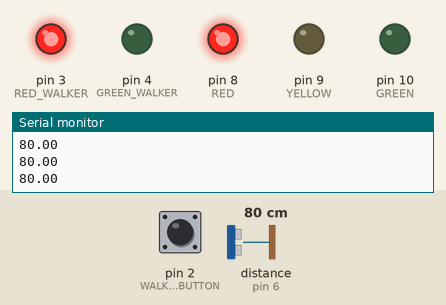
A sketch run on a simulated Arduino Uno, built with avr-gcc and run on an emulated ATmega328P. On the bench: output pins drawn as LEDs (lit = HIGH), the last lines printed to the serial monitor. The test bench sets the inputs (shaded band); at power-on: distance to the obstacle (sensor on pin 6) 80 cm, pin 2 (WALKER_BUTTON) LOW. The echo pulse lasts 58.3 µs per cm.

Above: at 1.2 s.
1.3 s: distance to the obstacle (sensor on pin 6) set to 33 cm
3.6 s: distance to the obstacle (sensor on pin 6) set to 27 cm
At 5.0 s:
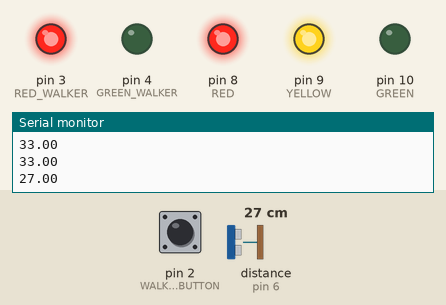
At 6.4 s:
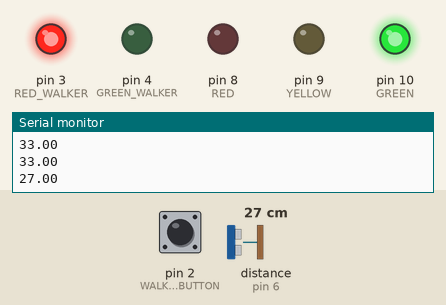
6.6 s: distance to the obstacle (sensor on pin 6) set to 35 cm
9.6 s: pin 2 (WALKER_BUTTON) pulled HIGH for 3.2 s
At 15.5 s:
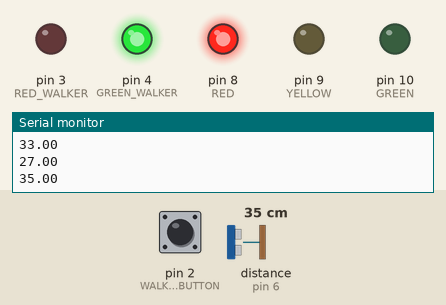
15.8 s: distance to the obstacle (sensor on pin 6) set to 2 cm
18.8 s: distance to the obstacle (sensor on pin 6) set to 60 cm
At 20.9 s:
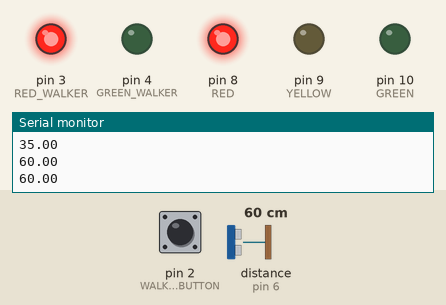
Timing chart, 0 to 22.2 s (numbered marks = the images above; inputs shaded):
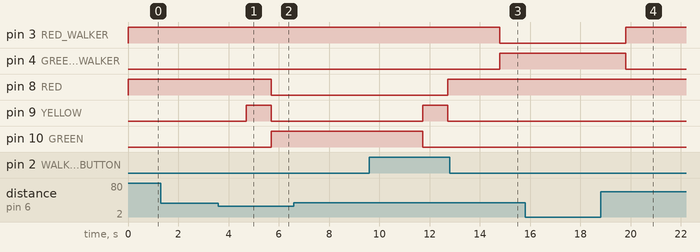

Measured:
- the behaviour switches between 31 and 30 cm on distance to the obstacle (sensor on pin 6) (found by bisection; images 0 and 1)
- after the input at 3.6 s, pin 8 (RED): HIGH → LOW after 2.1 s; pin 9 (YELLOW): LOW → HIGH after 1.1 s, → LOW 1.0 s later; pin 10 (GREEN): LOW → HIGH after 2.1 s
- after the input at 6.6 s, every drawn part: stays the same
- after the input at 9.6 s, pin 3 (RED_WALKER): HIGH → LOW after 5.2 s; pin 4 (GREEN_WALKER): LOW → HIGH after 5.2 s
- after the input at 15.8 s, every drawn part: stays the same
- after the input at 18.8 s, pin 9 (YELLOW): stays LOW (without the input it goes to HIGH after 3.1 s)

The sketch:

Liikennevalot.ino
```cpp
#include <HCSR04.h>

HCSR04 hc(5, 6); //initialisation class HCSR04 (trig pin , echo pin)
const int RED = 8;
const int YELLOW = 9;
const int GREEN = 10;

const int RED_WALKER = 3;
const int GREEN_WALKER = 4;

const int WALKER_BUTTON = 2;

float distance = 0.0;
int buttonState = 0;

void setup()
{
    pinMode(RED, OUTPUT);
    pinMode(YELLOW, OUTPUT);
    pinMode(GREEN, OUTPUT);
    pinMode(RED_WALKER, OUTPUT);
    pinMode(GREEN_WALKER, OUTPUT);
    pinMode(WALKER_BUTTON, INPUT);

    digitalWrite(RED, HIGH);
    digitalWrite(YELLOW, LOW);
    digitalWrite(GREEN, LOW);
    digitalWrite(RED_WALKER, HIGH);
    digitalWrite(GREEN_WALKER, LOW);

    Serial.begin(9600);
}

void loop()
{

    distance = hc.dist();
    buttonState = digitalRead(WALKER_BUTTON);

    Serial.println(hc.dist()); // return curent distance in serial
    delay(60);                 // we suggest to use over 60ms measurement cycle, in order to prevent trigger signal to the echo signal.

    if(buttonState == HIGH) {
      delay(2000);
      digitalWrite(RED_WALKER, LOW);
      digitalWrite(GREEN_WALKER, HIGH);
      delay(5000);
      digitalWrite(RED_WALKER, HIGH);
      digitalWrite(GREEN_WALKER, LOW);
      delay(1000);
    } else
    if(distance <= 30.0) {
      delay(1000);
      digitalWrite(RED, HIGH);
      digitalWrite(YELLOW, HIGH);
      digitalWrite(GREEN, LOW);

      delay(1000);

      while(distance <= 30.0) {
      distance = hc.dist();
      digitalWrite(RED, LOW);
      digitalWrite(YELLOW, LOW);
      digitalWrite(GREEN, HIGH);
      delay(100);
      }

      delay(5000);
      digitalWrite(RED, LOW);
      digitalWrite(YELLOW, HIGH);
      digitalWrite(GREEN, LOW);

      delay(1000);
      digitalWrite(RED, HIGH);
      digitalWrite(YELLOW, LOW);
      digitalWrite(GREEN, LOW);
    }
}
```
